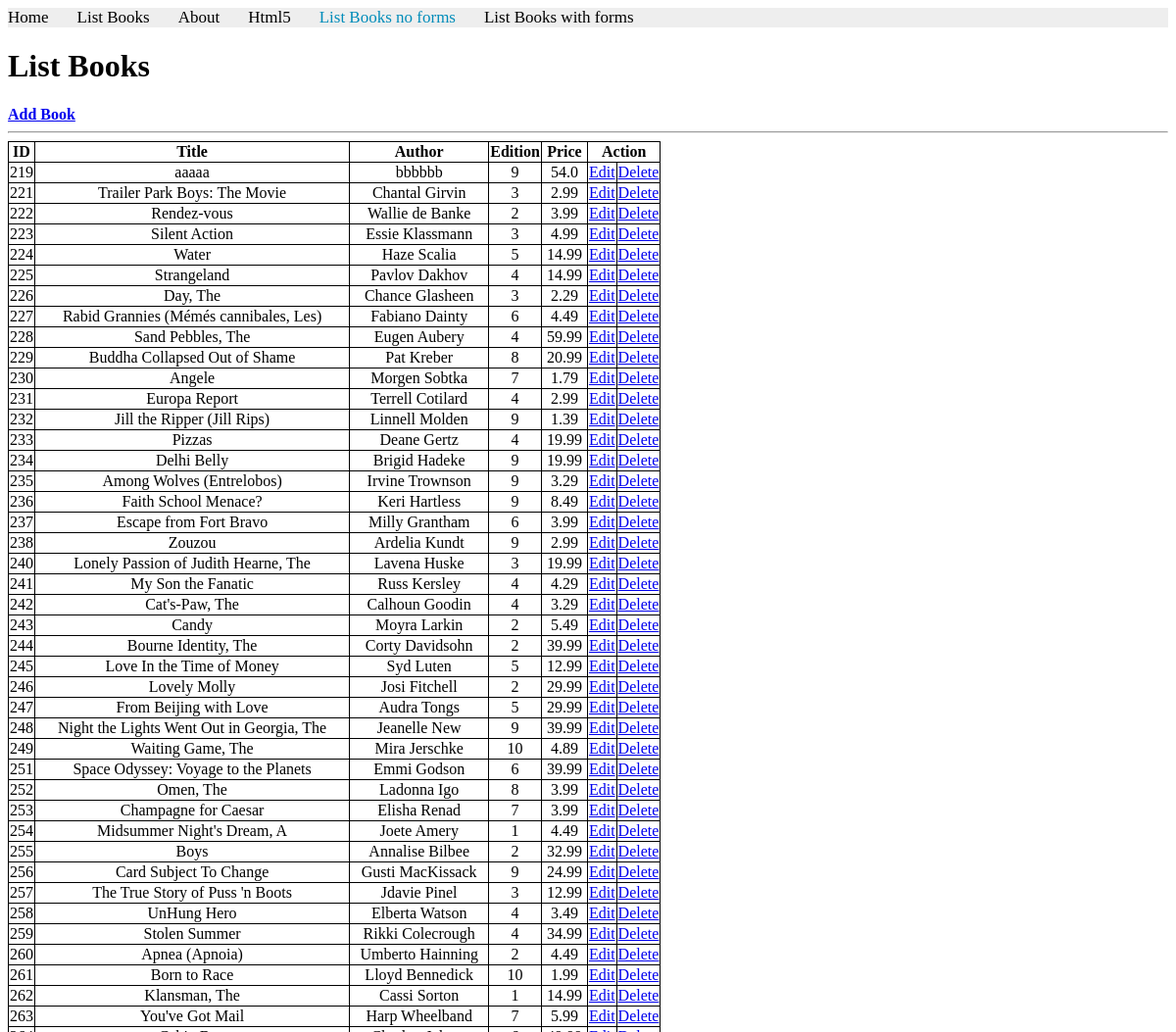
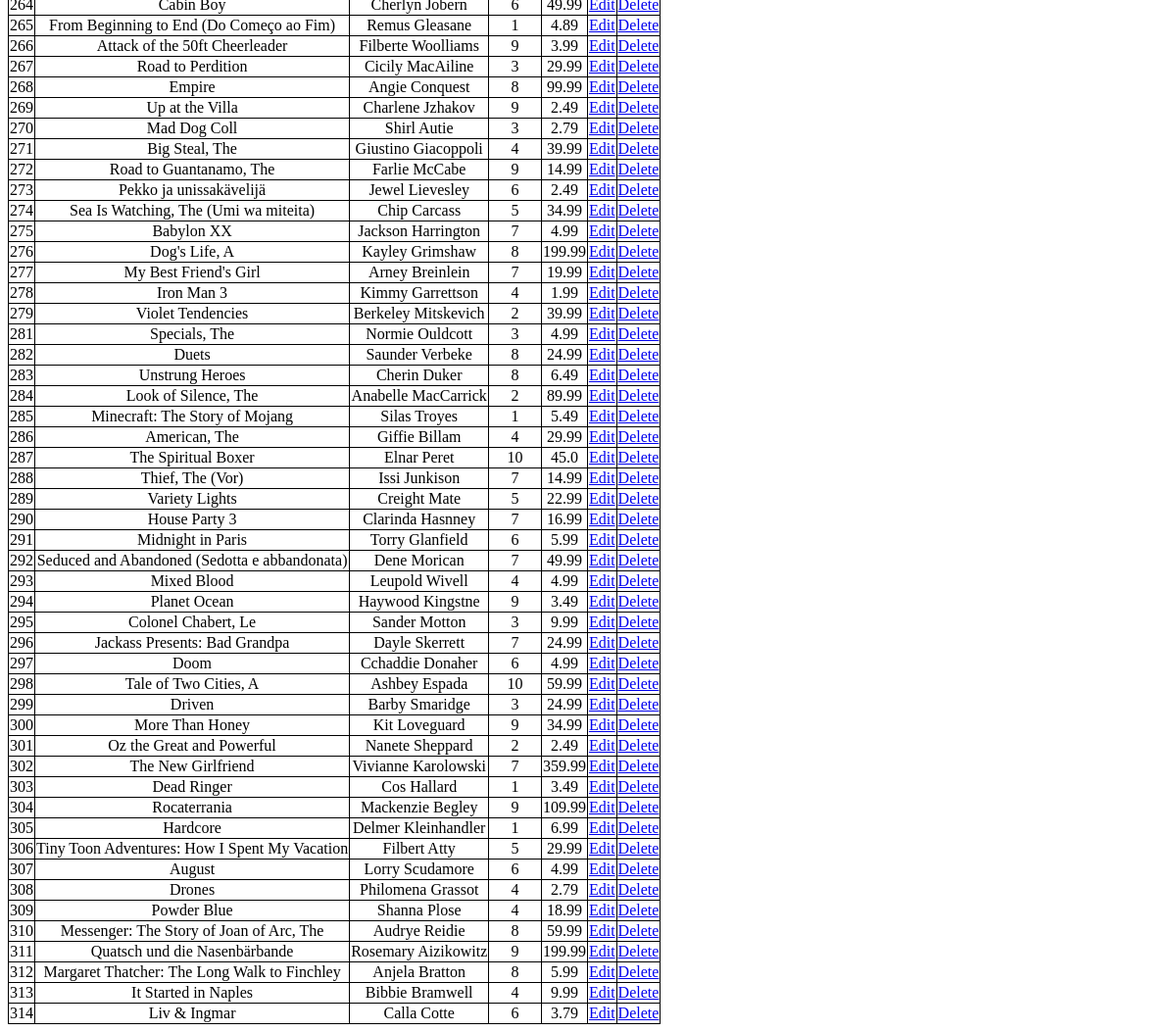
The page /books/lab10_part1/listbooks on the database as committed earlier (2 pictures, top to bottom).
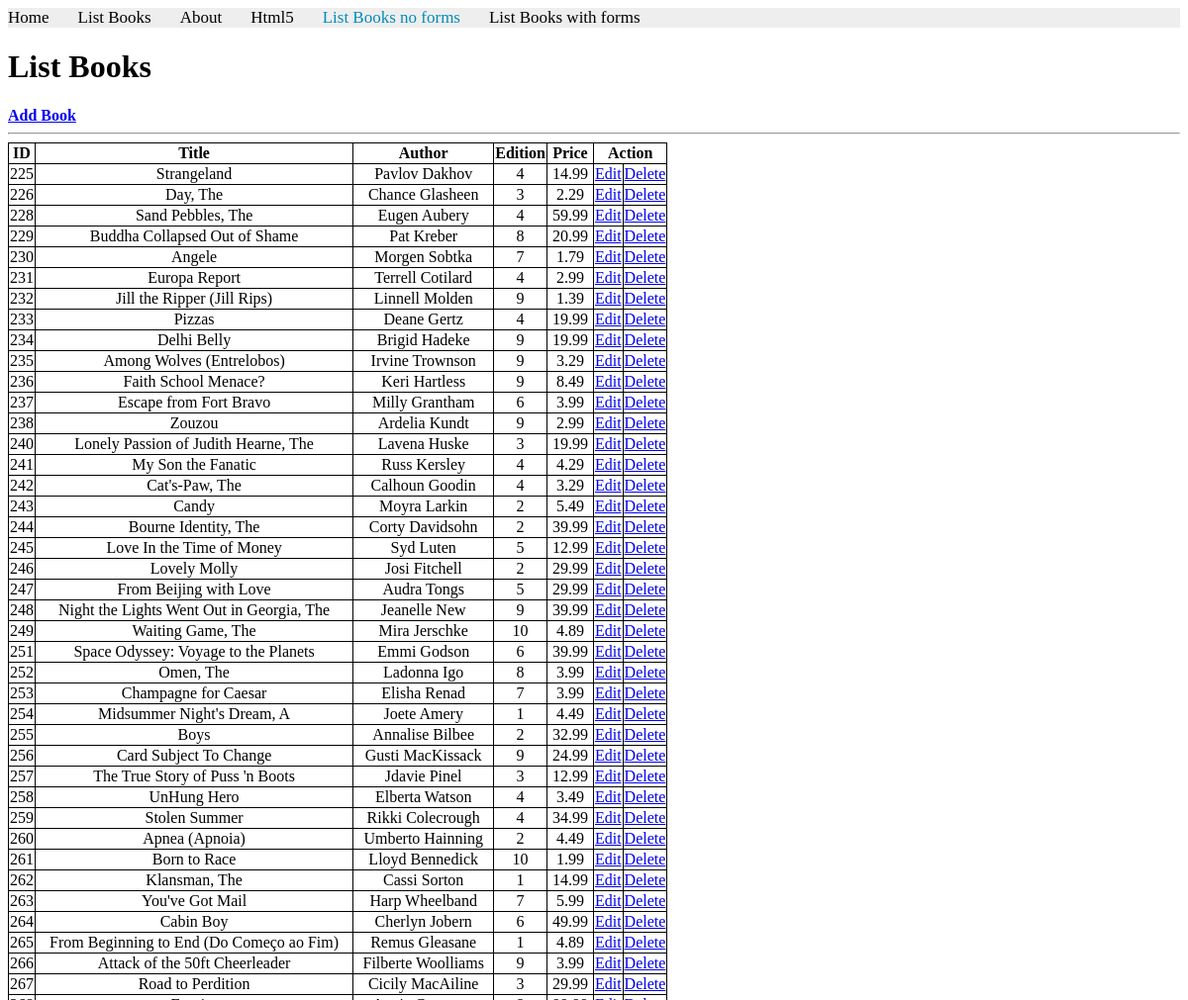
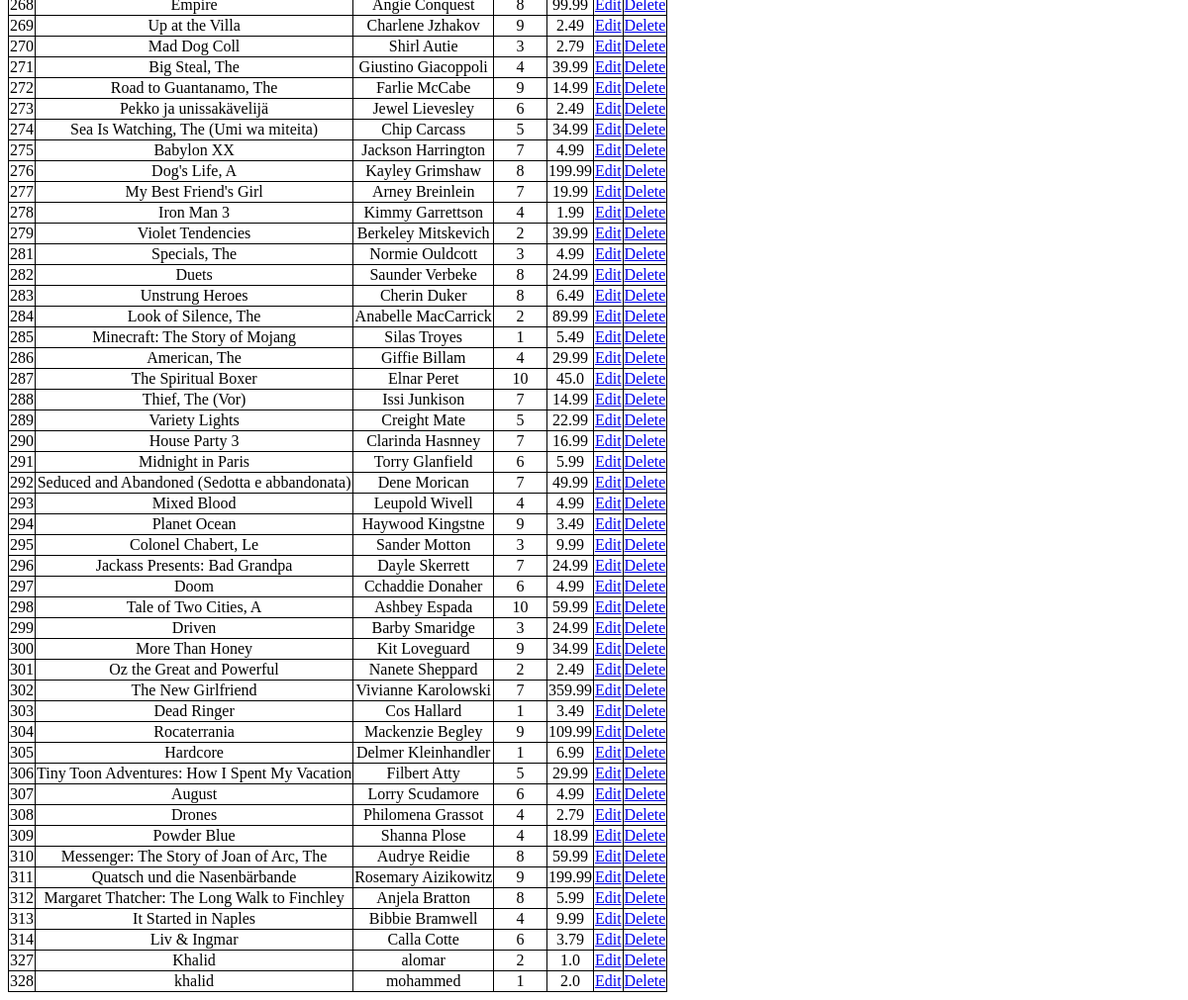
The same page on the database as committed later (2 pictures, top to bottom).
### apps/bookmodule/models.py (models this page shows)
class Book(models.Model):
    title = models.CharField(max_length = 50)
    author = models.CharField(max_length = 50)
    price = models.FloatField(default = 0.0)
    edition = models.SmallIntegerField(default = 1, null = False)

### apps/bookmodule/views.py (the view)
# urls.py: path('lab10_part1/listbooks', views.listbooks, name="books.listbooks"),
def listbooks(request):
    mybooks = Book.objects.order_by('id')
    return render(request, 'bookmodule/listbooks.html', {'books': mybooks})

### apps/templates/bookmodule/listbooks.html (shortened to what this page needs)
{% extends "layouts/base.html" %}
{% load static %}
{% block content %}
<h1>List Books</h1>
<a href="{% url 'books.addbook' %}"><strong>Add Book</strong></a>
    <hr>
<table>
    <tr>
        <th>ID</th>
        <th>Title</th>
        <th>Author</th>
        <th>Edition</th>
        <th>Price</th>
        <th colspan="2">Action</th>
    </tr>
    {% for obj in books %}
    <tr>
        <td>{{obj.id}}</td>
        <td>{{obj.title}}</td>
        <td>{{obj.author}}</td>
        <td>{{obj.edition}}</td>
        <td>{{obj.price}}</td>
        <td><a href="{% url 'books.editbook' obj.id %}">Edit</a></td>
        <td><a href="{% url 'books.deletebook' obj.id %}">Delete</a></td>
    </tr>
    {% endfor %}
</table>
{% endblock content %}

Rows that differ between the two databases and show on the page:
removed Book: id "219", title "aaaaa", author "bbbbbb", edition "9", price "54.0"
removed Book: id "221", title "Trailer Park Boys: The Movie", author "Chantal Girvin", edition "3", price "2.99"
removed Book: id "222", title "Rendez-vous", author "Wallie de Banke", edition "2", price "3.99"
removed Book: id "223", title "Silent Action", author "Essie Klassmann", edition "3", price "4.99"
removed Book: id "224", title "Water", author "Haze Scalia", edition "5", price "14.99"
removed Book: id "227", title "Rabid Grannies (Mémés cannibales, Les)", author "Fabiano Dainty", edition "6", price "4.49"
added Book: id "327", title "Khalid", author "alomar", edition "2", price "1.0"
added Book: id "328", title "khalid", author "mohammed", edition "1", price "2.0"
